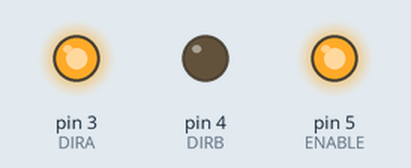
Recording of a sketch running on a simulated Arduino Uno, built with avr-gcc and run on an emulated ATmega328P. Shown: output pins drawn as LEDs (lit = HIGH).

Above: at 1.0 s.
At 3.0 s:
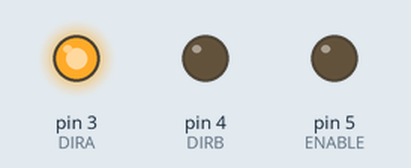
Timing chart, 0 to 5.2 s (numbered marks = the images above):
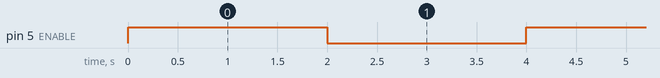

The sketch:

PWM_TEST.ino
```cpp
#define ENABLE 5
#define DIRA 3
#define DIRB 4


void setup() {
  //---set pin direction
  pinMode(ENABLE,OUTPUT);

  pinMode(DIRA,OUTPUT);
  digitalWrite(DIRA, HIGH);
  pinMode(DIRB,OUTPUT);
  digitalWrite(DIRB, LOW);}

void loop() {
   analogWrite(ENABLE, 255);
   delay(2000);
   analogWrite(ENABLE, 0);
   delay(2000);
}
```

Measured:
- by itself, pin 5 (ENABLE): alternates HIGH for 2.0 s and LOW for 2.0 s
